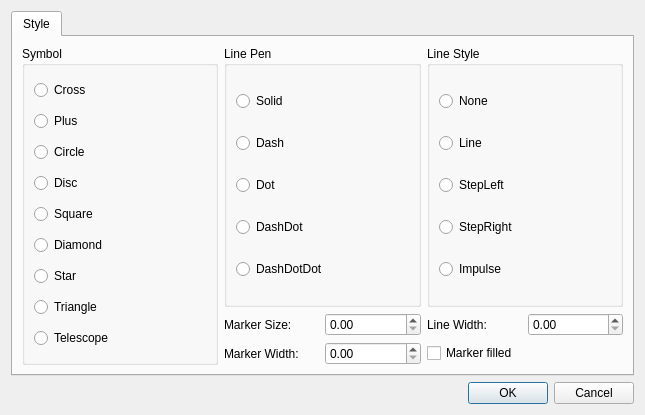
<?xml version="1.0" encoding="UTF-8"?>
<ui version="4.0">
 <class>Graphstyle</class>
 <widget class="QDialog" name="Graphstyle">
  <property name="geometry">
   <rect>
    <x>0</x>
    <y>0</y>
    <width>645</width>
    <height>415</height>
   </rect>
  </property>
  <property name="windowTitle">
   <string>Dialog</string>
  </property>
  <layout class="QGridLayout" name="gridLayout_5">
   <item row="2" column="0">
    <widget class="QDialogButtonBox" name="buttonBox">
     <property name="orientation">
      <enum>Qt::Horizontal</enum>
     </property>
     <property name="standardButtons">
      <set>QDialogButtonBox::Cancel|QDialogButtonBox::Ok</set>
     </property>
    </widget>
   </item>
   <item row="0" column="0">
    <widget class="QTabWidget" name="tabWidget">
     <property name="currentIndex">
      <number>0</number>
     </property>
     <widget class="QWidget" name="symbolTab">
      <attribute name="title">
       <string>Style</string>
      </attribute>
      <layout class="QGridLayout" name="gridLayout_3">
       <item row="0" column="0" rowspan="2">
        <widget class="QGroupBox" name="groupBox">
         <property name="title">
          <string>Symbol</string>
         </property>
         <layout class="QGridLayout" name="gridLayout_2">
          <item row="0" column="0">
           <widget class="QRadioButton" name="cross">
            <property name="text">
             <string>Cross</string>
            </property>
           </widget>
          </item>
          <item row="1" column="0">
           <widget class="QRadioButton" name="plus">
            <property name="text">
             <string>Plus</string>
            </property>
           </widget>
          </item>
          <item row="2" column="0">
           <widget class="QRadioButton" name="circle">
            <property name="text">
             <string>Circle</string>
            </property>
           </widget>
          </item>
          <item row="3" column="0">
           <widget class="QRadioButton" name="disc">
            <property name="text">
             <string>Disc</string>
            </property>
           </widget>
          </item>
          <item row="4" column="0">
           <widget class="QRadioButton" name="square">
            <property name="text">
             <string>Square</string>
            </property>
           </widget>
          </item>
          <item row="5" column="0">
           <widget class="QRadioButton" name="diamond">
            <property name="text">
             <string>Diamond</string>
            </property>
           </widget>
          </item>
          <item row="6" column="0">
           <widget class="QRadioButton" name="star">
            <property name="text">
             <string>Star</string>
            </property>
           </widget>
          </item>
          <item row="7" column="0">
           <widget class="QRadioButton" name="triangle">
            <property name="text">
             <string>Triangle</string>
            </property>
           </widget>
          </item>
          <item row="8" column="0">
           <widget class="QRadioButton" name="telescope">
            <property name="text">
             <string>Telescope</string>
            </property>
           </widget>
          </item>
         </layout>
        </widget>
       </item>
       <item row="0" column="1">
        <widget class="QGroupBox" name="groupBox_2">
         <property name="title">
          <string>Line Pen</string>
         </property>
         <layout class="QGridLayout" name="gridLayout_4">
          <item row="3" column="0">
           <widget class="QRadioButton" name="dashdot">
            <property name="text">
             <string>DashDot</string>
            </property>
           </widget>
          </item>
          <item row="4" column="0">
           <widget class="QRadioButton" name="dashdotdot">
            <property name="text">
             <string>DashDotDot</string>
            </property>
           </widget>
          </item>
          <item row="1" column="0">
           <widget class="QRadioButton" name="dash">
            <property name="text">
             <string>Dash</string>
            </property>
           </widget>
          </item>
          <item row="2" column="0">
           <widget class="QRadioButton" name="dot">
            <property name="text">
             <string>Dot</string>
            </property>
           </widget>
          </item>
          <item row="0" column="0">
           <widget class="QRadioButton" name="solid">
            <property name="text">
             <string>Solid</string>
            </property>
           </widget>
          </item>
         </layout>
        </widget>
       </item>
       <item row="0" column="2">
        <widget class="QGroupBox" name="groupBox_3">
         <property name="title">
          <string>Line Style</string>
         </property>
         <layout class="QGridLayout" name="gridLayout_6">
          <item row="3" column="0">
           <widget class="QRadioButton" name="stepright">
            <property name="text">
             <string>StepRight</string>
            </property>
           </widget>
          </item>
          <item row="4" column="0">
           <widget class="QRadioButton" name="impulse">
            <property name="text">
             <string>Impulse</string>
            </property>
           </widget>
          </item>
          <item row="1" column="0">
           <widget class="QRadioButton" name="line">
            <property name="text">
             <string>Line</string>
            </property>
           </widget>
          </item>
          <item row="2" column="0">
           <widget class="QRadioButton" name="stepleft">
            <property name="text">
             <string>StepLeft</string>
            </property>
           </widget>
          </item>
          <item row="0" column="0">
           <widget class="QRadioButton" name="none">
            <property name="text">
             <string>None</string>
            </property>
           </widget>
          </item>
         </layout>
        </widget>
       </item>
       <item row="1" column="1" colspan="2">
        <layout class="QGridLayout" name="gridLayout">
         <item row="0" column="0">
          <widget class="QLabel" name="label">
           <property name="text">
            <string>Marker Size:</string>
           </property>
          </widget>
         </item>
         <item row="0" column="1">
          <widget class="QDoubleSpinBox" name="markersize">
           <property name="prefix">
            <string/>
           </property>
          </widget>
         </item>
         <item row="0" column="2">
          <widget class="QLabel" name="label_2">
           <property name="text">
            <string>Line Width:</string>
           </property>
          </widget>
         </item>
         <item row="0" column="3">
          <widget class="QDoubleSpinBox" name="linewidth">
           <property name="prefix">
            <string/>
           </property>
          </widget>
         </item>
         <item row="1" column="0">
          <widget class="QLabel" name="label_3">
           <property name="text">
            <string>Marker Width:</string>
           </property>
          </widget>
         </item>
         <item row="1" column="1">
          <widget class="QDoubleSpinBox" name="markerwidth">
           <property name="prefix">
            <string/>
           </property>
          </widget>
         </item>
         <item row="1" column="2" colspan="2">
          <widget class="QCheckBox" name="filled">
           <property name="text">
            <string>Marker filled</string>
           </property>
          </widget>
         </item>
        </layout>
       </item>
      </layout>
     </widget>
    </widget>
   </item>
  </layout>
 </widget>
 <resources/>
 <connections>
  <connection>
   <sender>buttonBox</sender>
   <signal>accepted()</signal>
   <receiver>Graphstyle</receiver>
   <slot>accept()</slot>
   <hints>
    <hint type="sourcelabel">
     <x>248</x>
     <y>254</y>
    </hint>
    <hint type="destinationlabel">
     <x>157</x>
     <y>274</y>
    </hint>
   </hints>
  </connection>
  <connection>
   <sender>buttonBox</sender>
   <signal>rejected()</signal>
   <receiver>Graphstyle</receiver>
   <slot>reject()</slot>
   <hints>
    <hint type="sourcelabel">
     <x>316</x>
     <y>260</y>
    </hint>
    <hint type="destinationlabel">
     <x>286</x>
     <y>274</y>
    </hint>
   </hints>
  </connection>
 </connections>
</ui>
